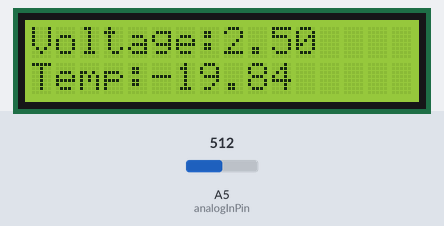
The sketch below on a simulated Arduino Uno, built with avr-gcc and run on an emulated ATmega328P. Parts: 16×2 character LCD. The inputs (shaded band) are chosen by the test bench; at power-on: A5 (analogInPin) = 512.

Above: at 1.2 s.
1.3 s: A5 (analogInPin) set to 716
At 3.1 s:
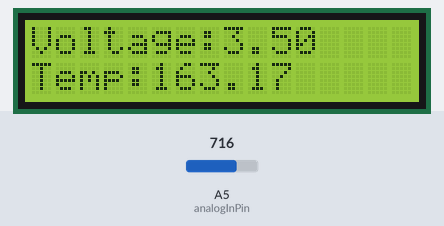
4.0 s: A5 (analogInPin) set to 900
At 4.8 s:
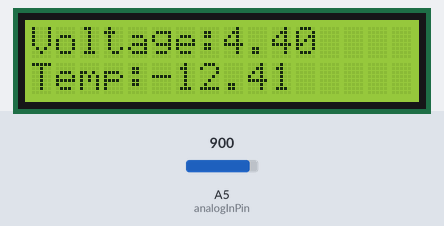
6.7 s: A5 (analogInPin) set to 1023
At 9.3 s:
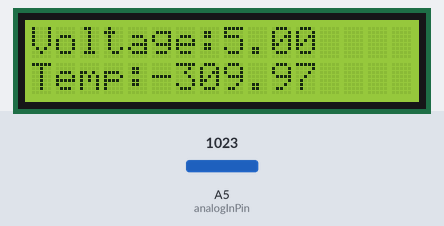
Timing chart, 0 to 10.8 s (numbered marks = the images above; inputs shaded):
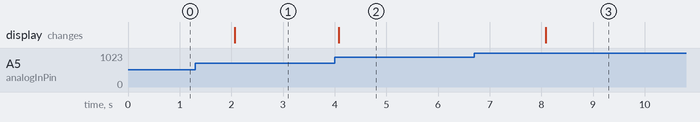

Measured:
- after the input at 1.3 s, the display: changes after 0.77 s (image 1)
- after the input at 4.0 s, the display: changes after 0.07 s (image 2)
- after the input at 6.7 s, the display: changes after 1.4 s (image 3)

The sketch:

Displaying_temp_ino_copy_20251031224715.ino
```cpp
#include "Arduino.h"
#include <LiquidCrystal.h>

// initialize the library by associating any needed LCD interface pin
// with the arduino pin number it is connected to
const int rs = 12, en = 11, d4 = 5, d5 = 4, d6 = 3, d7 = 2;
LiquidCrystal lcd(rs, en, d4, d5, d6, d7);

const int analogInPin = A5;

void setup() {
  // set up the LCD's number of columns and rows:
  lcd.begin(16, 2);
  // Print a message to the LCD.

}


void loop()
{

 int sensorValue = analogRead(analogInPin);
  double voltage = (5.0*sensorValue/1023);
  lcd.setCursor(0, 0);
  lcd.print("Voltage:"); lcd.print(voltage);
	double temperature = -2228.38488041 + 1382.40759879*voltage -199.744928*voltage*voltage;
	lcd.setCursor(0,1);
  lcd.print("Temp:");  lcd.print(temperature);
  delay(2000); // interval of fetching data from sensor
}
```
